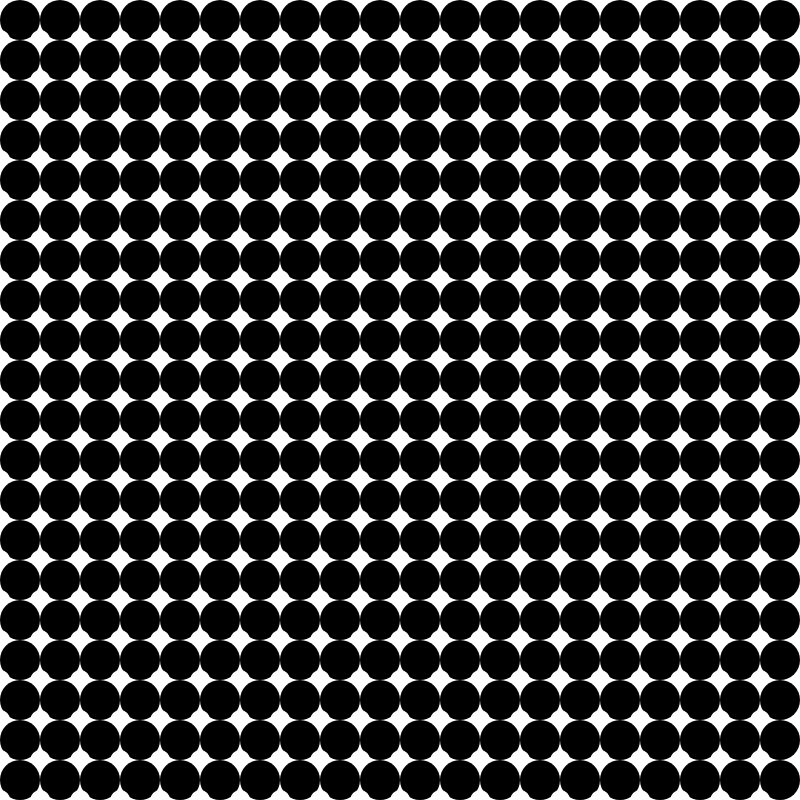
Frame 1 (no input)
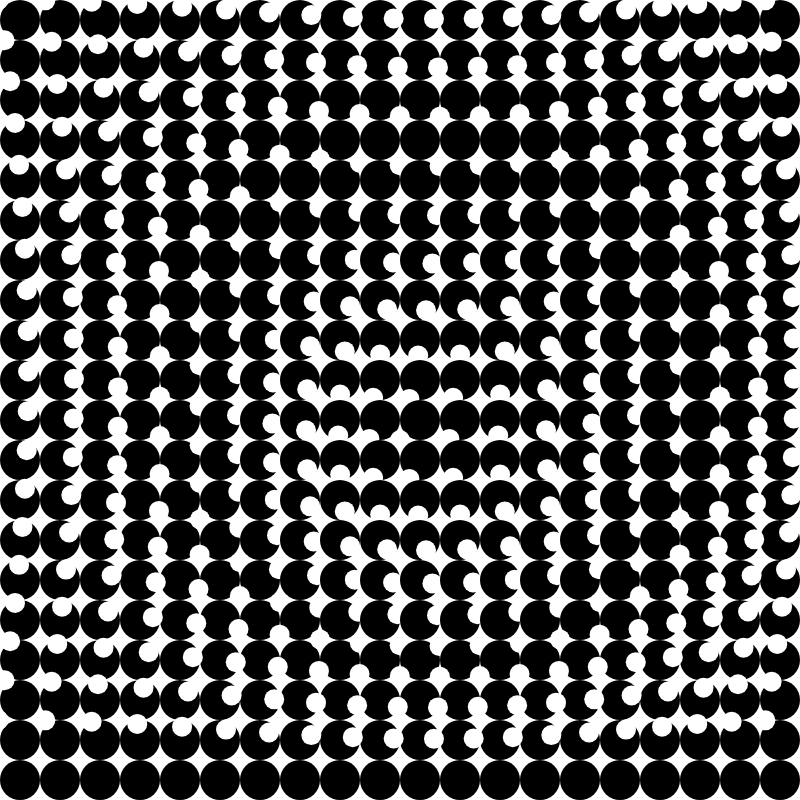
Frame 60 (no input)
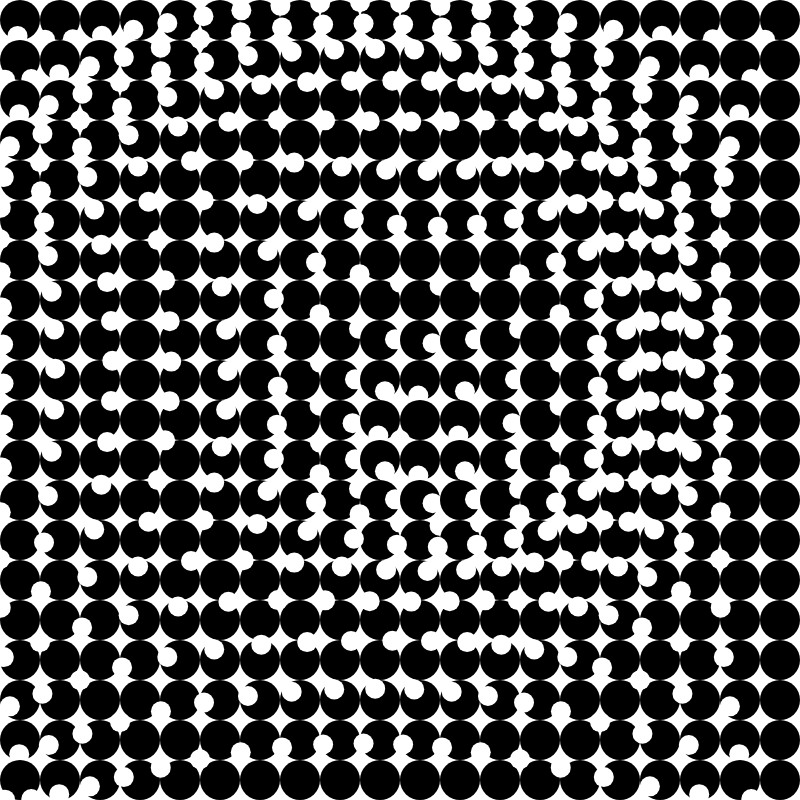
Frame 120 (the mouse pressed at the canvas centre since frame 60)

The p5.js sketch that drew these frames (run headless with seeded random() and noise() and a simulated clock; from frame 60 on, the mouse is pressed at the canvas centre):

// p5.js sketch
// ── sketch.js
var cols = 10,
    rows = 10;
var w = 40;

function setup() {
    createCanvas(800, 800);
    background(0);
    strokeWeight(1);
    stroke(255);
    noFill();
    cols = (width / w);
    rows = height / w;
    colorMode(HSB);

}
var t = 0.0001;

function draw() {

    background(255);
    for(var j = 0; j < rows; j++){
      var y = j * w;
      for(var i = 0; i < cols; i++){
        var x = i*w;

        fill(0,200);
        noStroke();
        ellipse(x+w/2,y+w/2,w,w);
        fill(255);
        //stroke(255,120);
        var x1 = dist(x,y,width/2, height/2)/10;


        //line(x1,y,x1+w,y+w);
        ellipse(x+sin(t*x1)*w,y+cos(t*x1)*w,w/2,w/2);
      }

    }
    t+=0.001;
}
